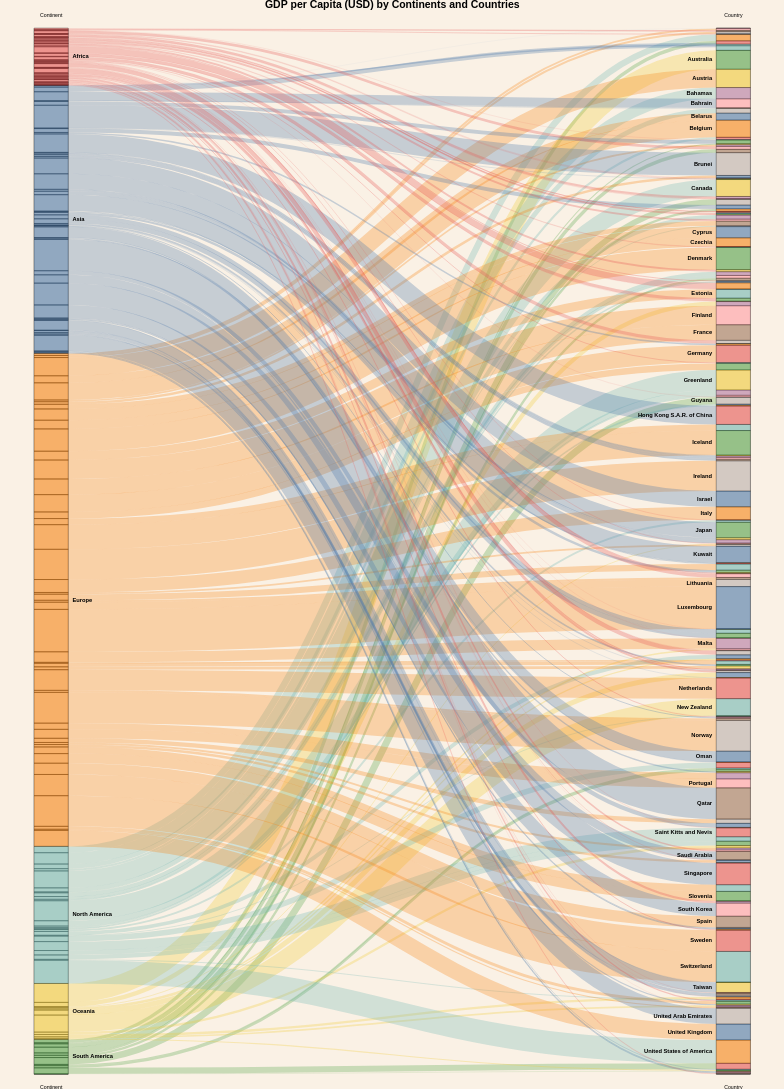

Here is the Vega-Lite specification saved for this chart:
### Vega specification from a JSON file in a GitHub repository (floating-point values rounded to 4 significant figures; data arrays with more than 128 entries replaced by an {"elided": "..."} marker saying what was removed)
{"//citation": "Codes below are referred to https://stackoverflow.com/questions/66387154/sankey-diagram-alluvial-diagram-in-vega-lite", "$schema": "https://vega.github.io/schema/vega/v5.json", "height": 2000, "width": 1500, "title": {"text": "GDP per Capita (USD) by Continents and Countries"}, "config": {"title": {"fontSize": 20}, "background": "#faf1e5"}, "data": [{"name": "rawData", "values": {"elided": "196 records"}, "transform": [{"type": "formula", "expr": "datum.stk1", "as": "stk1"}, {"type": "formula", "expr": "datum.stk2", "as": "stk2"}, {"type": "formula", "expr": "datum.doc_count", "as": "size"}]}, {"name": "nodes", "source": "rawData", "transform": [{"type": "filter", "expr": "!groupSelector || groupSelector.stk1 == datum.stk1 || groupSelector.stk2 == datum.stk2"}, {"type": "formula", "expr": "datum.stk1+datum.stk2", "as": "key"}, {"type": "fold", "fields": ["stk1", "stk2"], "as": ["stack", "grpId"]}, {"type": "formula", "expr": "datum.stack == 'stk1' ? datum.stk1+' '+datum.stk2 : datum.stk2+' '+datum.stk1", "as": "sortField"}, {"type": "stack", "groupby": ["stack"], "sort": {"field": "sortField", "order": "descending"}, "field": "size"}, {"type": "formula", "expr": "(datum.y0+datum.y1)/2", "as": "yc"}]}, {"name": "groups", "source": "nodes", "transform": [{"type": "aggregate", "groupby": ["stack", "grpId"], "fields": ["size"], "ops": ["sum"], "as": ["total"]}, {"type": "stack", "groupby": ["stack"], "sort": {"field": "grpId", "order": "descending"}, "field": "total"}, {"type": "formula", "expr": "scale('y', datum.y0)", "as": "scaledY0"}, {"type": "formula", "expr": "scale('y', datum.y1)", "as": "scaledY1"}, {"type": "formula", "expr": "datum.stack == 'stk1'", "as": "rightLabel"}, {"type": "formula", "expr": "datum.total/domain('y')[1]", "as": "percentage"}]}, {"name": "destinationNodes", "source": "nodes", "transform": [{"type": "filter", "expr": "datum.stack == 'stk2'"}]}, {"name": "edges", "source": "nodes", "transform": [{"type": "filter", "expr": "datum.stack == 'stk1'"}, {"type": "lookup", "from": "destinationNodes", "key": "key", "fields": ["key"], "as": ["target"]}, {"type": "linkpath", "orient": "horizontal", "shape": "diagonal", "sourceY": {"expr": "scale('y', datum.yc)"}, "sourceX": {"expr": "scale('x', 'stk1') + bandwidth('x')"}, "targetY": {"expr": "scale('y', datum.target.yc)"}, "targetX": {"expr": "scale('x', 'stk2')"}}, {"type": "formula", "expr": "range('y')[0]-scale('y', datum.size)", "as": "strokeWidth"}, {"type": "formula", "expr": "datum.size/domain('y')[1]", "as": "percentage"}]}], "scales": [{"name": "x", "type": "band", "range": "width", "domain": ["stk1", "stk2"], "paddingOuter": 0.05, "paddingInner": 0.95}, {"name": "y", "type": "linear", "range": "height", "domain": {"data": "nodes", "field": "y1"}}, {"name": "color", "type": "ordinal", "range": "category", "domain": {"data": "rawData", "fields": ["stk1", "stk2"]}}, {"name": "stackNames", "type": "ordinal", "range": ["Continent", "Country"], "domain": ["stk1", "stk2"]}], "axes": [{"orient": "bottom", "scale": "x", "domain": false, "ticks": false, "labelPadding": 20, "encode": {"labels": {"update": {"text": {"scale": "stackNames", "field": "value", "fontWeight": "bold", "fontSize": 14}}}}}, {"orient": "top", "scale": "x", "domain": false, "ticks": false, "labelPadding": 20, "encode": {"labels": {"update": {"text": {"scale": "stackNames", "field": "value", "fontWeight": "bold", "fontSize": 14}}}}}, {"orient": "left", "scale": "y", "labels": false, "domain": false, "ticks": false}], "marks": [{"type": "rect", "from": {"data": "nodes"}, "encode": {"enter": {"stroke": {"value": "#000"}, "strokeWidth": {"value": 1}, "width": {"scale": "x", "band": 1}, "x": {"scale": "x", "field": "stack"}, "y": {"field": "y0", "scale": "y"}, "y2": {"field": "y1", "scale": "y"}}}}, {"type": "path", "name": "edgeMark", "from": {"data": "edges"}, "clip": true, "encode": {"update": {"stroke": [{"test": "groupSelector && groupSelector.stack=='stk1'", "scale": "color", "field": "stk2"}, {"scale": "color", "field": "stk1"}], "strokeWidth": {"field": "strokeWidth"}, "path": {"field": "path"}, "strokeOpacity": {"signal": "!groupSelector && (groupHover.stk1 == datum.stk1 || groupHover.stk2 == datum.stk2) ? 0.9 : 0.3"}, "zindex": {"signal": "!groupSelector && (groupHover.stk1 == datum.stk1 || groupHover.stk2 == datum.stk2) ? 1 : 0"}, "tooltip": {"signal": "datum.stk1 + ' → ' + datum.stk2 + '  $' + format(datum.size, ',.0f') + ' USD  (' + format(datum.percentage, '.1%') + ')'"}}, "hover": {"strokeOpacity": {"value": 1}}}}, {"type": "rect", "name": "groupMark", "from": {"data": "groups"}, "encode": {"enter": {"fill": {"scale": "color", "field": "grpId"}, "width": {"scale": "x", "band": 1}}, "update": {"x": {"scale": "x", "field": "stack"}, "y": {"field": "scaledY0"}, "y2": {"field": "scaledY1"}, "fillOpacity": {"value": 0.6}, "tooltip": {"signal": "datum.grpId + '   $' + format(datum.total, ',.0f') + ' USD  (' + format(datum.percentage, '.1%') + ')'"}}, "hover": {"fillOpacity": {"value": 1}}}}, {"type": "text", "from": {"data": "groups"}, "interactive": false, "encode": {"update": {"x": {"signal": "scale('x', datum.stack) + (datum.rightLabel ? bandwidth('x') + 8 : -8)"}, "yc": {"signal": "(datum.scaledY0 + datum.scaledY1)/2"}, "align": {"signal": "datum.rightLabel ? 'left' : 'right'"}, "baseline": {"value": "middle"}, "fontWeight": {"value": "bold"}, "text": {"signal": "abs(datum.scaledY0-datum.scaledY1) > 13 ? datum.grpId : ''"}}}}, {"type": "group", "data": [{"name": "dataForShowAll", "values": [{}], "transform": [{"type": "filter", "expr": "groupSelector"}]}], "encode": {"enter": {"xc": {"signal": "width/2"}, "y": {"value": 30}, "width": {"value": 80}, "height": {"value": 30}}}, "marks": [{"type": "group", "name": "groupReset", "from": {"data": "dataForShowAll"}, "encode": {"enter": {"cornerRadius": {"value": 6}, "fill": {"value": "#f5f5f5"}, "stroke": {"value": "#c1c1c1"}, "strokeWidth": {"value": 2}, "height": {"field": {"group": "height"}}, "width": {"field": {"group": "width"}}}, "update": {"opacity": {"value": 1}}, "hover": {"opacity": {"value": 0.7}}}, "marks": [{"type": "text", "interactive": false, "encode": {"enter": {"xc": {"field": {"group": "width"}, "mult": 0.5}, "yc": {"field": {"group": "height"}, "mult": 0.5, "offset": 2}, "align": {"value": "center"}, "baseline": {"value": "middle"}, "fontWeight": {"value": "bold"}, "text": {"value": "Show All"}}}}]}]}], "signals": [{"name": "groupHover", "value": {}, "on": [{"events": "@groupMark:mouseover", "update": "{stk1:datum.stack=='stk1' && datum.grpId, stk2:datum.stack=='stk2' && datum.grpId}"}, {"events": "mouseout", "update": "{}"}]}, {"name": "groupSelector", "value": false, "on": [{"events": "@groupMark:click!", "update": "{stack:datum.stack, stk1:datum.stack=='stk1' && datum.grpId, stk2:datum.stack=='stk2' && datum.grpId}"}, {"events": [{"type": "click", "markname": "groupReset"}, {"type": "dblclick"}], "update": "false"}]}]}
